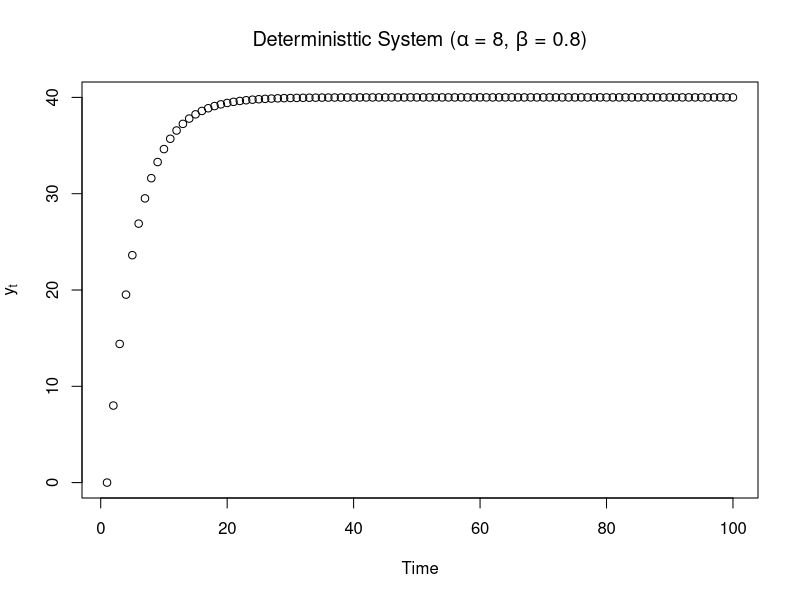
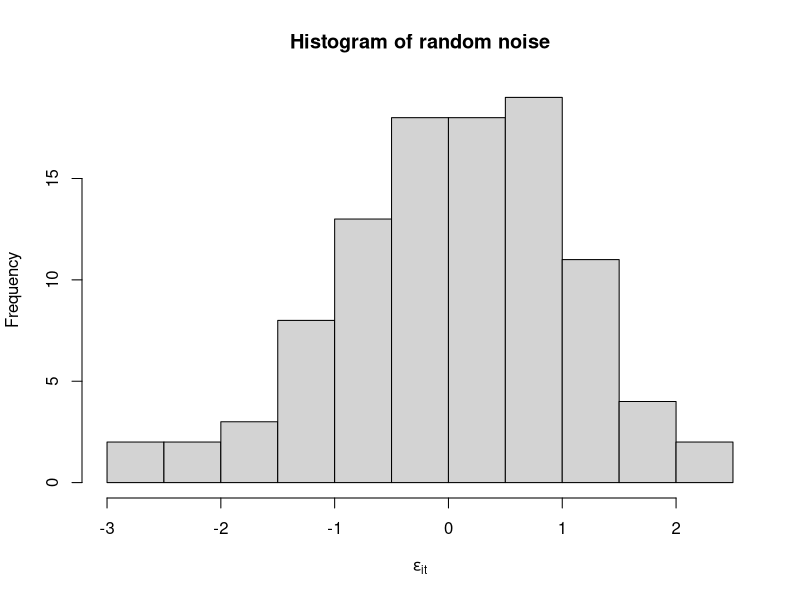
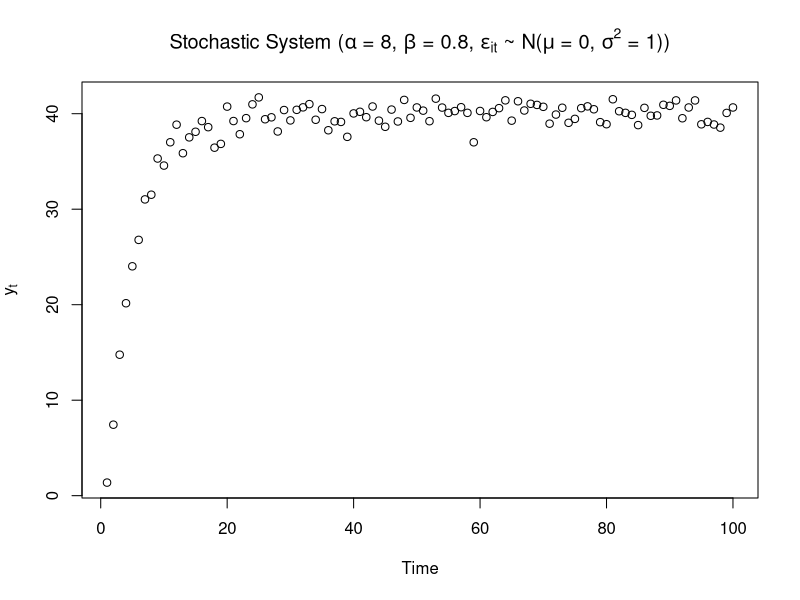

These figures' R source, in order:
## ---- chunk 1
#| include: false
set.seed(42)
## ---- chunk 2
#| echo: false
alpha <- 8
beta <- 0.8
y_i0 <- 0.0
max_time = 100
error_variance <- 1
key <- c(
  "alpha",
  "beta",
  "y_i0",
  "error_variance",
  "max_time"
)
value <- c(
  alpha,
  beta,
  y_i0,
  error_variance,
  max_time
)
description <- c(
  "Intercept",
  "Slope",
  "Initial value",
  "Error variance",
  "Maximum time"
)
symbol <- c(
  "$\\alpha$",
  "$\\beta$",
  "$y_{i0}$",
  "$\\sigma^{2}$",
  "$T$"
)
tab <- cbind(
  key,
  value,
  symbol,
  description
)
knitr::kable(tab, col.names = c("Variable", "Value", "Symbol", "Description"))
## ---- chunk 3
#' Deterministic Simple Linear System Function Constructor
#' 
#' @param alpha Numeric.
#'   Intercept \eqn{\alpha}.
#' @param beta Numeric.
#'   Slope \eqn{\beta}.
linear_constructor <- function(alpha,
                               beta) {
  return(
    function(y) {
      return(
        alpha + beta * y
      )
    }
  )
}
## ---- chunk 4
# create function given alpha and beta
f <- linear_constructor(alpha = alpha, beta = beta)
# initialize vector of doubles of length max_time
y <- double(max_time)
# set initial value y_i0 to the first element in y
y[1] <- y_i0
# recursively apply the function from 2 to max_time and save results to y[2:max_time]
for (time in 2:max_time) {
  y[time] <- f(y[time - 1])
}
## ---- chunk 5
#| echo: false
plot(
  y,
  xlab = "Time",
  ylab = expression(y[t]),
  main = substitute(
    paste(
      "Deterministtic System (",
      alpha,
      " = ",
      alpha_i,
      ", ",
      beta,
      " = ",
      beta_i,
      ")"
    ),
    list(
      alpha_i = alpha,
      beta_i = beta
    )
  )
)
## ---- chunk 6
epsilon <- stats::rnorm(n = max_time, mean = 0, sd = sqrt(error_variance))
## ---- chunk 7
#| echo: false
hist(epsilon, main = "Histogram of random noise", xlab = expression(epsilon[it]))
## ---- chunk 8
y_stochastic <- y + epsilon
## ---- chunk 9
#| echo: false
plot(
  y_stochastic,
  xlab = "Time",
  ylab = expression(y[t]),
  main = substitute(
    paste(
      "Stochastic System (",
      alpha,
      " = ",
      alpha_i,
      ", ",
      beta,
      " = ",
      beta_i,
      ", ",
      epsilon[it],
      " ~ ",
      N,
      "(",
      mu,
      " = ",
      0,
      ", ",
      sigma^2,
      " = ",
      error_variance_i,
      "))"
    ),
    list(
      alpha_i = alpha,
      beta_i = beta,
      error_variance_i = error_variance
    )
  )
)
